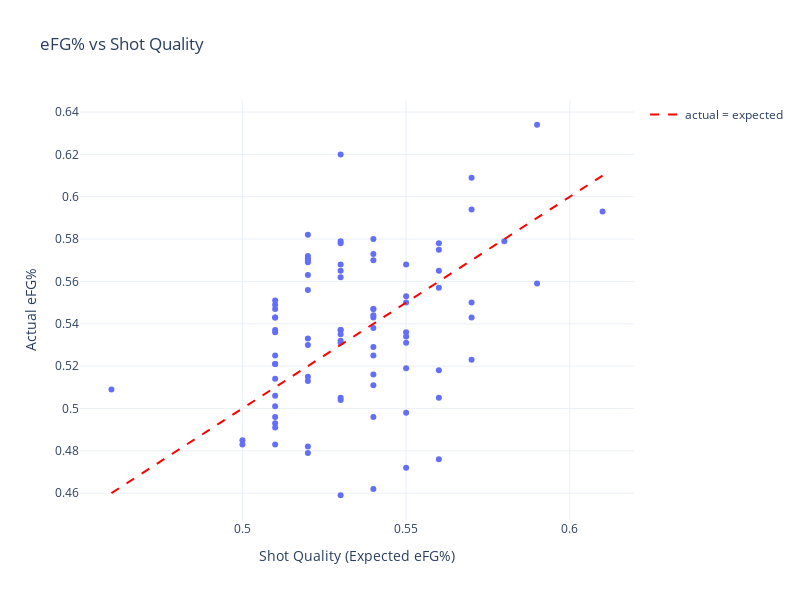

Write notebook code for a chart like this one.
### Code cell
fig = px.scatter(
    cleaned,
    x='Shot Quality',
    y='eFG%',
    hover_name='Player',
    title='eFG% vs Shot Quality',
    labels={'Shot Quality': 'Shot Quality (Expected eFG%)', 'eFG%': 'Actual eFG%'},
    width=800,
    height=600
)

fig.add_trace(
    go.Scatter(
        x=[cleaned['Shot Quality'].min(), cleaned['Shot Quality'].max()],
        y=[cleaned['Shot Quality'].min(), cleaned['Shot Quality'].max()],
        mode='lines',
        line=dict(dash='dash', color='red'),
        name='actual = expected'
    )
)

fig.update_layout(template='plotly_white')
fig.show()

### Figure 1 — Plotly figure (JSON) as saved in the notebook; plotly's stock layout.template omitted (floating-point values rounded to 4 significant figures)
{"data": [{"hovertemplate": "<b>%{hovertext}</b><br><br>Shot Quality (Expected eFG%)=%{x}<br>Actual eFG%=%{y}<extra></extra>", "hovertext": ["Amen Thompson", "Andrew Nembhard", "Anfernee Simons", "Anthony Edwards", "Austin Reaves", "Bennedict Mathurin", "Bilal Coulibaly", "Bogdan Bogdanović", "Bradley Beal", "Brandin Podziemski", "Bub Carrington", "CJ McCollum", "Cade Cunningham", "Cason Wallace", "Chris Paul", "Christian Braun", "Coby White", "Collin Sexton", "D'Angelo Russell", "Damian Lillard", "Darius Garland", "Davion Mitchell", "De'Aaron Fox", "De'Andre Hunter", "DeMar DeRozan", "Dennis Schröder", "Derrick White", "Desmond Bane", "Devin Booker", "Devin Vassell", "Dillon Brooks", "Donovan Mitchell", "Donte DiVincenzo", "Dyson Daniels", "Fred VanVleet", "Gary Trent Jr.", "Gradey Dick", "Isaiah Collier", "Ja Morant", "Jalen Brunson", "Jalen Green", "Jalen Williams", "Jamal Murray", "James Harden", "Jaylen Brown", "Jayson Tatum", "Jordan Poole", "Josh Giddey", "Josh Green", "Josh Hart", "Jrue Holiday", "Kelly Oubre Jr.", "Kentavious Caldwell-Pope", "Keyonte George", "Klay Thompson", "Kyrie Irving", "Luguentz Dort", "Luka Dončić", "Malik Beasley", "Malik Monk", "Max Christie", "Max Strus", "Mikal Bridges", "Nickeil Alexander-Walker", "Norman Powell", "OG Anunoby", "Ochai Agbaji", "Payton Pritchard", "Quentin Grimes", "RJ Barrett", "Russell Westbrook", "Scoot Henderson", "Scottie Barnes", "Shaedon Sharpe", "Shai Gilgeous-Alexander", "Spencer Dinwiddie", "Stephen Curry", "Stephon Castle", "Terry Rozier", "Tim Hardaway Jr.", "Trae Young", "Tyler Herro", "Tyrese Haliburton", "Tyrese Maxey", "Tyus Jones", "Zach LaVine"], "legendgroup": "", "marker": {"color": "#636efa", "symbol": "circle"}, "mode": "markers", "name": "", "orientation": "v", "showlegend": false, "type": "scatter", "x": [0.56, 0.51, 0.51, 0.54, 0.52, 0.54, 0.55, 0.55, 0.52, 0.51, 0.51, 0.52, 0.51, 0.57, 0.51, 0.59, 0.55, 0.51, 0.52, 0.54, 0.53, 0.56, 0.51, 0.54, 0.46, 0.5, 0.54, 0.53, 0.51, 0.53, 0.52, 0.53, 0.55, 0.55, 0.51, 0.53, 0.55, 0.53, 0.53, 0.51, 0.53, 0.53, 0.51, 0.51, 0.52, 0.53, 0.54, 0.55, 0.57, 0.58, 0.54, 0.56, 0.54, 0.5, 0.53, 0.51, 0.56, 0.51, 0.53, 0.52, 0.54, 0.57, 0.54, 0.55, 0.53, 0.59, 0.61, 0.53, 0.56, 0.57, 0.56, 0.54, 0.52, 0.55, 0.52, 0.51, 0.52, 0.56, 0.54, 0.54, 0.51, 0.52, 0.52, 0.54, 0.52, 0.57], "xaxis": "x", "y": [0.575, 0.506, 0.521, 0.547, 0.556, 0.516, 0.472, 0.534, 0.571, 0.537, 0.493, 0.53, 0.521, 0.55, 0.547, 0.634, 0.55, 0.543, 0.479, 0.547, 0.562, 0.557, 0.514, 0.573, 0.509, 0.483, 0.58, 0.565, 0.525, 0.532, 0.533, 0.531, 0.568, 0.536, 0.483, 0.568, 0.498, 0.459, 0.504, 0.551, 0.505, 0.537, 0.543, 0.501, 0.515, 0.537, 0.544, 0.531, 0.543, 0.579, 0.538, 0.518, 0.543, 0.485, 0.535, 0.549, 0.578, 0.536, 0.579, 0.513, 0.525, 0.594, 0.57, 0.553, 0.578, 0.559, 0.593, 0.62, 0.565, 0.523, 0.505, 0.496, 0.482, 0.519, 0.569, 0.496, 0.572, 0.476, 0.462, 0.529, 0.491, 0.563, 0.582, 0.511, 0.57, 0.609], "yaxis": "y"}, {"line": {"color": "red", "dash": "dash"}, "mode": "lines", "name": "actual = expected", "type": "scatter", "x": [0.46, 0.61], "y": [0.46, 0.61]}], "layout": {"height": 600, "legend": {"tracegroupgap": 0}, "title": {"text": "eFG% vs Shot Quality"}, "width": 800, "xaxis": {"anchor": "y", "domain": [0, 1], "title": {"text": "Shot Quality (Expected eFG%)"}}, "yaxis": {"anchor": "x", "domain": [0, 1], "title": {"text": "Actual eFG%"}}}}
